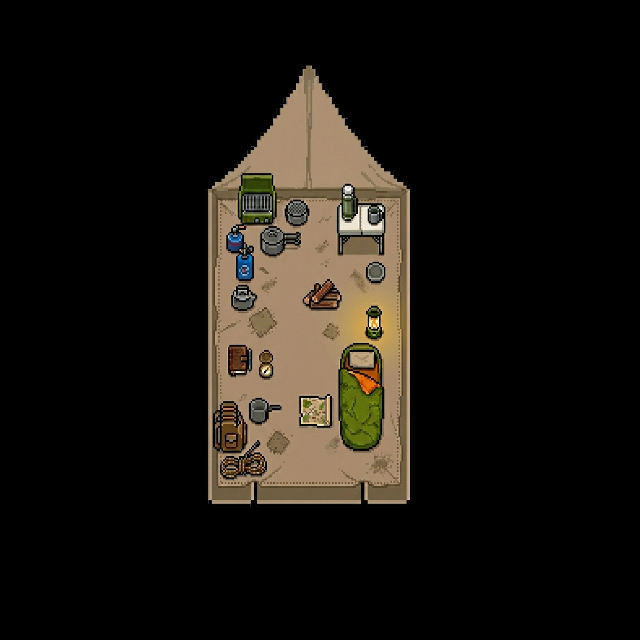

Below is a game level as drawn by its tile map, then a one-line description and the .tmx file that defines it, in full:
An orthogonal 40x40 tile map with 16x16 px tiles, 1 tile layer (Calque de Tuiles 1), 2 tilesets and 2 objects (exit_camp, spawn_camp).

<map version="1.10" tiledversion="1.11.2" orientation="orthogonal" renderorder="right-down" width="40" height="40" tilewidth="16" tileheight="16" infinite="0" nextlayerid="3" nextobjectid="3">
 <tileset firstgid="1" source="Lac.tsx" />
 <tileset firstgid="1729" source="tente.tsx" />
 <layer id="1" name="Calque de Tuiles 1" width="40" height="40">
  <data encoding="csv">
0,0,0,0,0,0,0,0,0,0,0,0,0,0,0,0,0,0,0,0,0,0,0,0,0,0,0,0,0,0,0,0,0,0,0,0,0,0,0,0,
0,0,0,0,0,0,0,0,0,0,0,0,0,0,0,0,0,0,0,0,0,0,0,0,0,0,0,0,0,0,0,0,0,0,0,0,0,0,0,0,
0,0,0,0,0,0,0,0,0,0,0,0,0,0,0,0,0,0,0,0,0,0,0,0,0,0,0,0,0,0,0,0,0,0,0,0,0,0,0,0,
0,0,0,0,0,0,0,0,0,0,0,0,0,0,0,0,0,0,0,0,0,0,0,0,0,0,0,0,0,0,0,0,0,0,0,0,0,0,0,0,
0,0,0,0,0,0,0,0,0,0,0,0,1732,1733,1734,1735,1736,1737,1738,1739,1740,1741,1742,1743,1744,1745,0,0,0,0,0,0,0,0,0,0,0,0,0,0,
0,0,0,0,0,0,0,0,0,0,0,0,1751,1752,1753,1754,1755,1756,1757,1758,1759,1760,1761,1762,1763,1764,0,0,0,0,0,0,0,0,0,0,0,0,0,0,
0,0,0,0,0,0,0,0,0,0,0,0,1770,1771,1772,1773,1774,1775,1776,1777,1778,1779,1780,1781,1782,1783,0,0,0,0,0,0,0,0,0,0,0,0,0,0,
0,0,0,0,0,0,0,0,0,0,0,0,1789,1790,1791,1792,1793,1794,1795,1796,1797,1798,1799,1800,1801,1802,0,0,0,0,0,0,0,0,0,0,0,0,0,0,
0,0,0,0,0,0,0,0,0,0,0,0,1808,1809,1810,1811,1812,1813,1814,1815,1816,1817,1818,1819,1820,1821,0,0,0,0,0,0,0,0,0,0,0,0,0,0,
0,0,0,0,0,0,0,0,0,0,0,0,1827,1828,1829,1830,1831,1832,1833,1834,1835,1836,1837,1838,1839,1840,0,0,0,0,0,0,0,0,0,0,0,0,0,0,
0,0,0,0,0,0,0,0,0,0,0,0,1846,1847,1848,1849,1850,1851,1852,1853,1854,1855,1856,1857,1858,1859,0,0,0,0,0,0,0,0,0,0,0,0,0,0,
0,0,0,0,0,0,0,0,0,0,0,0,1865,1866,1867,1868,1869,1870,1871,1872,1873,1874,1875,1876,1877,1878,0,0,0,0,0,0,0,0,0,0,0,0,0,0,
0,0,0,0,0,0,0,0,0,0,0,0,1884,1885,1886,1887,1888,1889,1890,1891,1892,1893,1894,1895,1896,1897,0,0,0,0,0,0,0,0,0,0,0,0,0,0,
0,0,0,0,0,0,0,0,0,0,0,0,1903,1904,1905,1906,1907,1908,1909,1910,1911,1912,1913,1914,1915,1916,0,0,0,0,0,0,0,0,0,0,0,0,0,0,
0,0,0,0,0,0,0,0,0,0,0,0,1922,1923,1924,1925,1926,1927,1928,1929,1930,1931,1932,1933,1934,1935,0,0,0,0,0,0,0,0,0,0,0,0,0,0,
0,0,0,0,0,0,0,0,0,0,0,0,1941,1942,1943,1944,1945,1946,1947,1948,1949,1950,1951,1952,1953,1954,0,0,0,0,0,0,0,0,0,0,0,0,0,0,
0,0,0,0,0,0,0,0,0,0,0,0,1960,1961,1962,1963,1964,1965,1966,1967,1968,1969,1970,1971,1972,1973,0,0,0,0,0,0,0,0,0,0,0,0,0,0,
0,0,0,0,0,0,0,0,0,0,0,0,1979,1980,1981,1982,1983,1984,1985,1986,1987,1988,1989,1990,1991,1992,0,0,0,0,0,0,0,0,0,0,0,0,0,0,
0,0,0,0,0,0,0,0,0,0,0,0,1998,1999,2000,2001,2002,2003,2004,2005,2006,2007,2008,2009,2010,2011,0,0,0,0,0,0,0,0,0,0,0,0,0,0,
0,0,0,0,0,0,0,0,0,0,0,0,2017,2018,2019,2020,2021,2022,2023,2024,2025,2026,2027,2028,2029,2030,0,0,0,0,0,0,0,0,0,0,0,0,0,0,
0,0,0,0,0,0,0,0,0,0,0,0,2036,2037,2038,2039,2040,2041,2042,2043,2044,2045,2046,2047,2048,2049,0,0,0,0,0,0,0,0,0,0,0,0,0,0,
0,0,0,0,0,0,0,0,0,0,0,0,2055,2056,2057,2058,2059,2060,2061,2062,2063,2064,2065,2066,2067,2068,0,0,0,0,0,0,0,0,0,0,0,0,0,0,
0,0,0,0,0,0,0,0,0,0,0,0,2074,2075,2076,2077,2078,2079,2080,2081,2082,2083,2084,2085,2086,2087,0,0,0,0,0,0,0,0,0,0,0,0,0,0,
0,0,0,0,0,0,0,0,0,0,0,0,2093,2094,2095,2096,2097,2098,2099,2100,2101,2102,2103,2104,2105,2106,0,0,0,0,0,0,0,0,0,0,0,0,0,0,
0,0,0,0,0,0,0,0,0,0,0,0,2112,2113,2114,2115,2116,2117,2118,2119,2120,2121,2122,2123,2124,2125,0,0,0,0,0,0,0,0,0,0,0,0,0,0,
0,0,0,0,0,0,0,0,0,0,0,0,2131,2132,2133,2134,2135,2136,2137,2138,2139,2140,2141,2142,2143,2144,0,0,0,0,0,0,0,0,0,0,0,0,0,0,
0,0,0,0,0,0,0,0,0,0,0,0,2150,2151,2152,2153,2154,2155,2156,2157,2158,2159,2160,2161,2162,2163,0,0,0,0,0,0,0,0,0,0,0,0,0,0,
0,0,0,0,0,0,0,0,0,0,0,0,2169,2170,2171,2172,2173,2174,2175,2176,2177,2178,2179,2180,2181,2182,0,0,0,0,0,0,0,0,0,0,0,0,0,0,
0,0,0,0,0,0,0,0,0,0,0,0,2188,2189,2190,2191,2192,2193,2194,2195,2196,2197,2198,2199,2200,2201,0,0,0,0,0,0,0,0,0,0,0,0,0,0,
0,0,0,0,0,0,0,0,0,0,0,0,2207,2208,2209,2210,2211,2212,2213,2214,2215,2216,2217,2218,2219,2220,0,0,0,0,0,0,0,0,0,0,0,0,0,0,
0,0,0,0,0,0,0,0,0,0,0,0,2226,2227,2228,2229,2230,2231,2232,2233,2234,2235,2236,2237,2238,2239,0,0,0,0,0,0,0,0,0,0,0,0,0,0,
0,0,0,0,0,0,0,0,0,0,0,0,2245,2246,2247,2248,2249,2250,2251,2252,2253,2254,2255,2256,2257,2258,0,0,0,0,0,0,0,0,0,0,0,0,0,0,
0,0,0,0,0,0,0,0,0,0,0,0,0,0,0,0,0,0,0,0,0,0,0,0,0,0,0,0,0,0,0,0,0,0,0,0,0,0,0,0,
0,0,0,0,0,0,0,0,0,0,0,0,0,0,0,0,0,0,0,0,0,0,0,0,0,0,0,0,0,0,0,0,0,0,0,0,0,0,0,0,
0,0,0,0,0,0,0,0,0,0,0,0,0,0,0,0,0,0,0,0,0,0,0,0,0,0,0,0,0,0,0,0,0,0,0,0,0,0,0,0,
0,0,0,0,0,0,0,0,0,0,0,0,0,0,0,0,0,0,0,0,0,0,0,0,0,0,0,0,0,0,0,0,0,0,0,0,0,0,0,0,
0,0,0,0,0,0,0,0,0,0,0,0,0,0,0,0,0,0,0,0,0,0,0,0,0,0,0,0,0,0,0,0,0,0,0,0,0,0,0,0,
0,0,0,0,0,0,0,0,0,0,0,0,0,0,0,0,0,0,0,0,0,0,0,0,0,0,0,0,0,0,0,0,0,0,0,0,0,0,0,0,
0,0,0,0,0,0,0,0,0,0,0,0,0,0,0,0,0,0,0,0,0,0,0,0,0,0,0,0,0,0,0,0,0,0,0,0,0,0,0,0,
0,0,0,0,0,0,0,0,0,0,0,0,0,0,0,0,0,0,0,0,0,0,0,0,0,0,0,0,0,0,0,0,0,0,0,0,0,0,0,0
</data>
 </layer>
 <objectgroup id="2" name="Calque d'Objets 1">
  <object id="1" name="exit_camp" x="257" y="491" width="105.5" height="21.5" />
  <object id="2" name="spawn_camp" x="307.5" y="464">
   <point />
  </object>
 </objectgroup>
</map>
